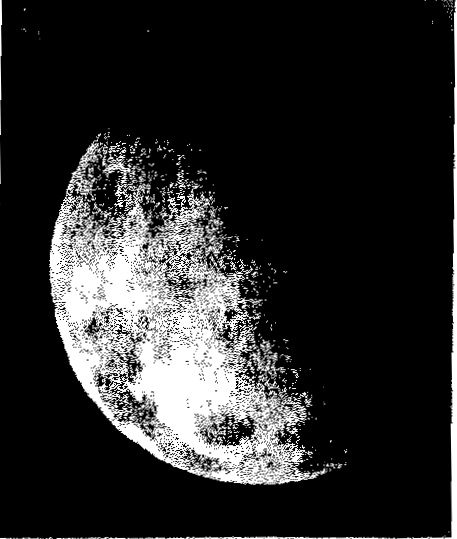
%> input picture Matlab/Earth.jpg, 457 x 539 px
$ octave lb5q2.m   (GNU Octave 9; MATLAB toolbox functions it lacks are replaced by stand-ins)
%> lines starting %> are read from the running program, lines starting %| are printed output that depends on the picture

clear all;
origimg = imread('Earth.jpg');
%> origimg is the input picture: size 539x457x3 uint8; min 0, max 255, mean 43.1
subplot(151);
imshow(origimg);
title('Original');


H = fspecial('laplacian');
blurred = imfilter(origimg,H,'replicate');
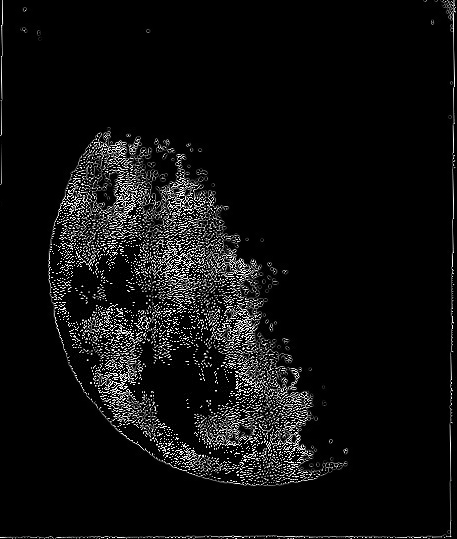
%> blurred: size 539x457x3 uint8; min 0, max 255, mean 15.5
subplot(152);
imshow(blurred);
title('Laplacian Filter without Scaling');


subplot(153);
imshow(origimg+blurred);
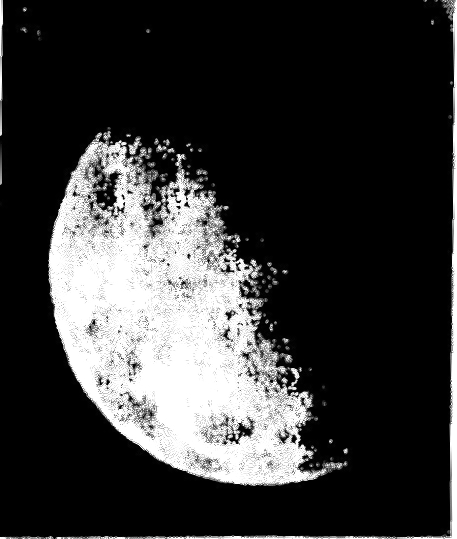
%> displayed picture: size 539x457x3, on the screen's scale of 0 to 255; min 0, max 255, mean 56.5
title('Sharpened Image  without Scaling');


lap=fspecial('laplacian',0.6);
g1=imfilter(origimg,lap,'replicate');
subplot(154);
imshow(g1);
title('Laplacian Filter with Scaling');


subplot(155);
imshow(origimg+g1);
title('Sharpened with Scaling');
